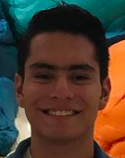
//> input picture src/Diego.png, 125 x 158 px, given in place of the camera
$ ./face-detection   (built with g++ and OpenCV 4)
//> lines starting //> are read from the running program, lines starting //| are printed output that depends on the picture; after the words box and inside, x2 and y2 are one past the last pixel; in counts of white or black regions, pixels touching at a corner belong together
// g++ face-detection.cpp -o output `pkg-config --cflags --libs opencv4`

/*

Simple face detection
https://www.geeksforgeeks.org/opencv-c-program-face-detection/

*/

// // CPP program to detects face in a video
// //Include required header files from OpenCV directory
#include "opencv2/objdetect.hpp"
#include "opencv2/highgui.hpp"
#include "opencv2/imgproc.hpp"
#include <iostream>

using namespace std;
using namespace cv;

// Function for Face Detection
void detectAndDraw(Mat &img, CascadeClassifier &cascade,
				   CascadeClassifier &nestedCascade, double scale);
string cascadeName, nestedCascadeName;

int main(int argc, const char **argv)
{
	// VideoCapture class for playing video for which faces to be detected
	VideoCapture capture;
	Mat frame, image;

	// PreDefined trained XML classifiers with facial features
	CascadeClassifier cascade, nestedCascade;
	double scale = 1;

	// Load classifiers from "opencv/data/haarcascades" directory
	nestedCascade.load("/opt/opencv/data/haarcascades/haarcascade_eye_tree_eyeglasses.xml");

	// Change path before execution
	cascade.load("/opt/opencv/data/haarcascades/haarcascade_frontalcatface.xml");

	// Start Video..1) 0 for WebCam 2) "Path to Video" for a Local Video
	capture.open(0);
	if (capture.isOpened())
	{
		// Capture frames from video and detect faces
		cout << "Face Detection Started...." << endl;
		while (1)
		{
			capture >> frame;
//> frame is the input picture: 158 rows x 125 cols, CV_8UC3; mean B, G, R 47.7, 61.8, 79.1
			if (frame.empty())
				break;
			Mat frame1 = frame.clone();
			detectAndDraw(frame1, cascade, nestedCascade, scale);
			char c = (char)waitKey(10);

			// Press q to exit from window
			if (c == 27 || c == 'q' || c == 'Q')
				break;
		}
	}
	else
		cout << "Could not Open Camera";
	return 0;
}

void detectAndDraw(Mat &img, CascadeClassifier &cascade,
				   CascadeClassifier &nestedCascade,
				   double scale)
{
//> called with scale = 1
	vector<Rect> faces, faces2;
	Mat gray, smallImg;

	cvtColor(img, gray, COLOR_BGR2GRAY); // Convert to Gray Scale
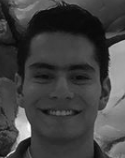
//> gray: 158 rows x 125 cols, CV_8UC1; min 7, max 251, mean 65.4
	double fx = 1 / scale;

	// Resize the Grayscale Image
	resize(gray, smallImg, Size(), fx, fx, INTER_LINEAR);
	equalizeHist(smallImg, smallImg);
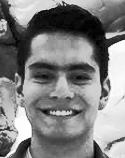
//> smallImg: 158 rows x 125 cols, CV_8UC1; min 0, max 255, mean 129

	// Detect faces of different sizes using cascade classifier
	cascade.detectMultiScale(smallImg, faces, 1.1,
							 2, 0 | CASCADE_SCALE_IMAGE, Size(30, 30));
//> faces = 1 Rect (x, y, width, height): [31, 85, 61, 61]

	// Draw circles around the faces
	for (size_t i = 0; i < faces.size(); i++)
	{
		Rect r = faces[i];
		Mat smallImgROI;
		vector<Rect> nestedObjects;
		Point center;
		Scalar color = Scalar(255, 0, 0); // Color for Drawing tool
		int radius;

		double aspect_ratio = (double)r.width / r.height;
		if (0.75 < aspect_ratio && aspect_ratio < 1.3)
		{
			center.x = cvRound((r.x + r.width * 0.5) * scale);
			center.y = cvRound((r.y + r.height * 0.5) * scale);
			radius = cvRound((r.width + r.height) * 0.25 * scale);
			circle(img, center, radius, color, 3, 8, 0);
		}
		else
			rectangle(img, cv::Point(cvRound(r.x * scale), cvRound(r.y * scale)),
					  cv::Point(cvRound((r.x + r.width - 1) * scale),
							  cvRound((r.y + r.height - 1) * scale)),
					  color, 3, 8, 0);
		if (nestedCascade.empty())
			continue;
		smallImgROI = smallImg(r);

		// Detection of eyes int the input image
		nestedCascade.detectMultiScale(smallImgROI, nestedObjects, 1.1, 2,
									   0 | CASCADE_SCALE_IMAGE, Size(30, 30));

		// Draw circles around eyes
		for (size_t j = 0; j < nestedObjects.size(); j++)
		{
			Rect nr = nestedObjects[j];
			center.x = cvRound((r.x + nr.x + nr.width * 0.5) * scale);
			center.y = cvRound((r.y + nr.y + nr.height * 0.5) * scale);
			radius = cvRound((nr.width + nr.height) * 0.25 * scale);
			circle(img, center, radius, color, 3, 8, 0);
		}
	}
//> this loop made 1 pass
//> (r, aspect_ratio, radius) on pass 1: (Rect(31, 85, 61, 61), 1, 30)
//> pass 1, in detectAndDraw, `smallImgROI = smallImg(r);`:
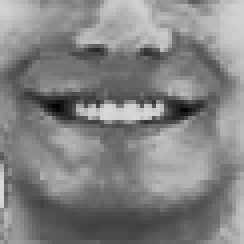
//> smallImgROI: 61 rows x 61 cols, CV_8UC1 (shown 4 times larger); min 1, max 217, mean 130.2
//> after the loop:
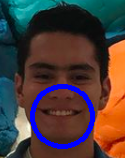
//> img: 158 rows x 125 cols, CV_8UC3; 4.76% of pixels changed, all inside (x1, y1, x2, y2) = (30, 84, 95, 149)
//> the 'q' key is pressed

	// Show Processed Image with detected faces
	imshow("Face Detection", img);
}
